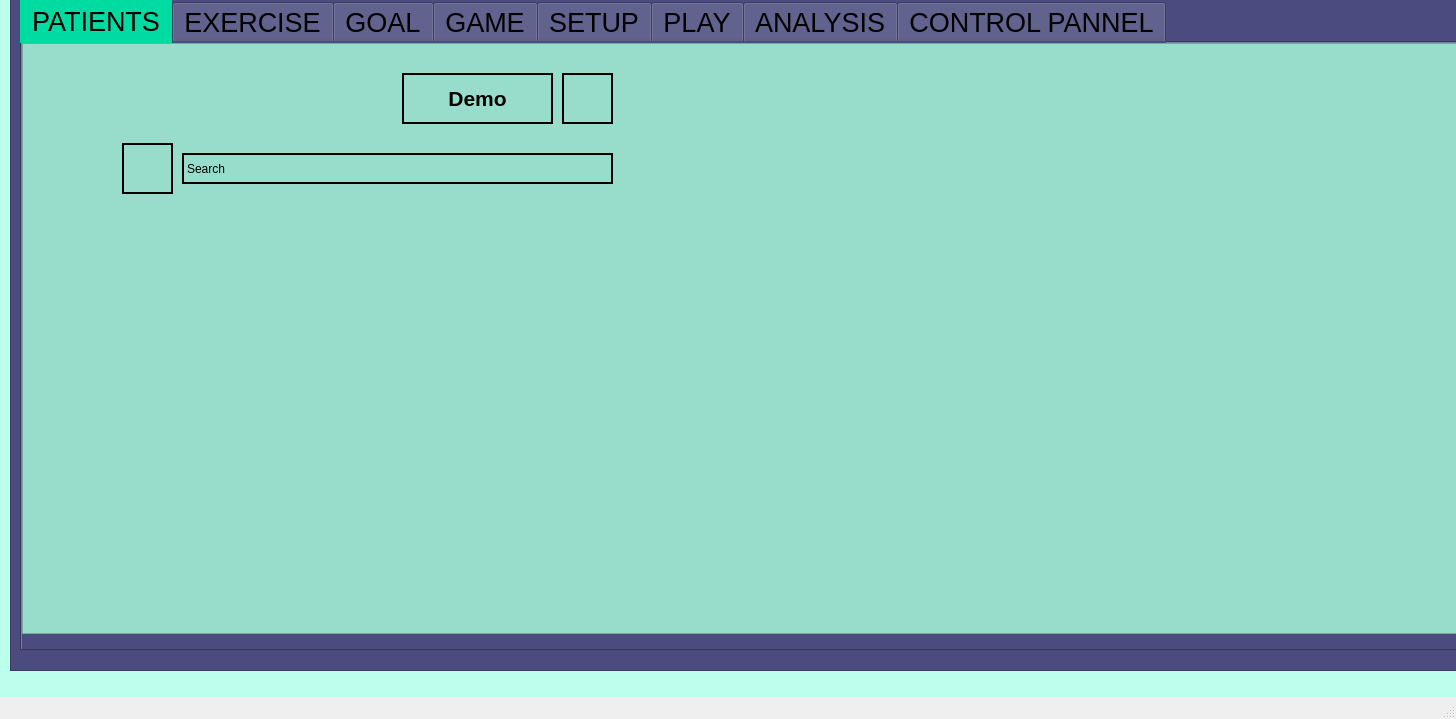
<?xml version="1.0" encoding="UTF-8"?>
<ui version="4.0">
 <class>MainWindow</class>
 <widget class="QMainWindow" name="MainWindow">
  <property name="geometry">
   <rect>
    <x>0</x>
    <y>0</y>
    <width>1456</width>
    <height>719</height>
   </rect>
  </property>
  <property name="windowTitle">
   <string>MainWindow</string>
  </property>
  <property name="styleSheet">
   <string notr="true"/>
  </property>
  <widget class="QWidget" name="centralwidget">
   <property name="styleSheet">
    <string notr="true">background-color: rgb(188, 255, 236);</string>
   </property>
   <widget class="QFrame" name="frame_2">
    <property name="geometry">
     <rect>
      <x>10</x>
      <y>-10</y>
      <width>1511</width>
      <height>681</height>
     </rect>
    </property>
    <property name="styleSheet">
     <string notr="true">background-color: rgb(75, 75, 127);</string>
    </property>
    <property name="frameShape">
     <enum>QFrame::StyledPanel</enum>
    </property>
    <property name="frameShadow">
     <enum>QFrame::Raised</enum>
    </property>
    <widget class="QTabWidget" name="tabWidget2">
     <property name="geometry">
      <rect>
       <x>10</x>
       <y>10</y>
       <width>1481</width>
       <height>651</height>
      </rect>
     </property>
     <property name="font">
      <font>
       <pointsize>20</pointsize>
      </font>
     </property>
     <property name="autoFillBackground">
      <bool>false</bool>
     </property>
     <property name="styleSheet">
      <string notr="true">QtoolBox::tab{
background:blue}

QTabBar:tab:selected
{

	background-color: rgb(0, 220, 161);
}QTabBar:tab:hover{
background-color:rgb(120,120,120)}</string>
     </property>
     <property name="currentIndex">
      <number>0</number>
     </property>
     <property name="iconSize">
      <size>
       <width>32</width>
       <height>32</height>
      </size>
     </property>
     <widget class="QWidget" name="tab">
      <property name="styleSheet">
       <string notr="true">
QTabBar::tab{
color:rgb(0,0,0)
}</string>
      </property>
      <attribute name="icon">
       <iconset>
        <normaloff>icons/person_FILL0_wght700_GRAD0_opsz48.svg</normaloff>icons/person_FILL0_wght700_GRAD0_opsz48.svg</iconset>
      </attribute>
      <attribute name="title">
       <string>PATIENTS</string>
      </attribute>
      <widget class="QFrame" name="frame_6">
       <property name="geometry">
        <rect>
         <x>0</x>
         <y>0</y>
         <width>1451</width>
         <height>591</height>
        </rect>
       </property>
       <property name="font">
        <font>
         <pointsize>17</pointsize>
         <bold>true</bold>
        </font>
       </property>
       <property name="styleSheet">
        <string notr="true">background-color: rgb(152, 221, 203);</string>
       </property>
       <property name="frameShape">
        <enum>QFrame::StyledPanel</enum>
       </property>
       <property name="frameShadow">
        <enum>QFrame::Raised</enum>
       </property>
       <widget class="QPushButton" name="pushButton">
        <property name="geometry">
         <rect>
          <x>540</x>
          <y>30</y>
          <width>51</width>
          <height>51</height>
         </rect>
        </property>
        <property name="styleSheet">
         <string notr="true">border:2px solid black;</string>
        </property>
        <property name="text">
         <string/>
        </property>
        <property name="icon">
         <iconset>
          <normaloff>icons/person_add_FILL0_wght700_GRAD0_opsz48.svg</normaloff>icons/person_add_FILL0_wght700_GRAD0_opsz48.svg</iconset>
        </property>
        <property name="iconSize">
         <size>
          <width>32</width>
          <height>32</height>
         </size>
        </property>
       </widget>
       <widget class="QPushButton" name="pushButton_2">
        <property name="geometry">
         <rect>
          <x>380</x>
          <y>30</y>
          <width>151</width>
          <height>51</height>
         </rect>
        </property>
        <property name="font">
         <font>
          <pointsize>16</pointsize>
          <bold>true</bold>
         </font>
        </property>
        <property name="styleSheet">
         <string notr="true">
border:2px solid black;</string>
        </property>
        <property name="text">
         <string>Demo</string>
        </property>
       </widget>
       <widget class="QLabel" name="label">
        <property name="geometry">
         <rect>
          <x>160</x>
          <y>110</y>
          <width>431</width>
          <height>31</height>
         </rect>
        </property>
        <property name="styleSheet">
         <string notr="true">
color:black;
border:2px solid black;</string>
        </property>
        <property name="text">
         <string>Search</string>
        </property>
       </widget>
       <widget class="QPushButton" name="pushButton_3">
        <property name="geometry">
         <rect>
          <x>100</x>
          <y>100</y>
          <width>51</width>
          <height>51</height>
         </rect>
        </property>
        <property name="styleSheet">
         <string notr="true">border:2px solid black;</string>
        </property>
        <property name="text">
         <string/>
        </property>
        <property name="icon">
         <iconset>
          <normaloff>icons/person_search_FILL0_wght700_GRAD0_opsz48.svg</normaloff>icons/person_search_FILL0_wght700_GRAD0_opsz48.svg</iconset>
        </property>
        <property name="iconSize">
         <size>
          <width>32</width>
          <height>32</height>
         </size>
        </property>
       </widget>
      </widget>
     </widget>
     <widget class="tab1" name="tab_3">
      <property name="styleSheet">
       <string notr="true">QTabBar::tab1{
background-color:rgb(0,0,0)
}</string>
      </property>
      <attribute name="icon">
       <iconset>
        <normaloff>icons/fitness_center_FILL0_wght700_GRAD0_opsz48.svg</normaloff>icons/fitness_center_FILL0_wght700_GRAD0_opsz48.svg</iconset>
      </attribute>
      <attribute name="title">
       <string>EXERCISE</string>
      </attribute>
      <widget class="QFrame" name="frame_3">
       <property name="geometry">
        <rect>
         <x>-11</x>
         <y>-11</y>
         <width>1611</width>
         <height>491</height>
        </rect>
       </property>
       <property name="styleSheet">
        <string notr="true">background-color: rgb(254, 255, 191);</string>
       </property>
       <property name="frameShape">
        <enum>QFrame::StyledPanel</enum>
       </property>
       <property name="frameShadow">
        <enum>QFrame::Raised</enum>
       </property>
      </widget>
     </widget>
     <widget class="QWidget" name="tab_2">
      <attribute name="icon">
       <iconset>
        <normaloff>icons/data_saver_on_FILL0_wght700_GRAD0_opsz48.svg</normaloff>icons/data_saver_on_FILL0_wght700_GRAD0_opsz48.svg</iconset>
      </attribute>
      <attribute name="title">
       <string>GOAL</string>
      </attribute>
      <widget class="QFrame" name="frame_4">
       <property name="geometry">
        <rect>
         <x>-1</x>
         <y>-1</y>
         <width>1461</width>
         <height>481</height>
        </rect>
       </property>
       <property name="styleSheet">
        <string notr="true">background-color: rgb(255, 139, 148);</string>
       </property>
       <property name="frameShape">
        <enum>QFrame::StyledPanel</enum>
       </property>
       <property name="frameShadow">
        <enum>QFrame::Raised</enum>
       </property>
      </widget>
     </widget>
     <widget class="QWidget" name="tab_4">
      <attribute name="icon">
       <iconset>
        <normaloff>icons/stadia_controller_FILL0_wght700_GRAD0_opsz48.svg</normaloff>icons/stadia_controller_FILL0_wght700_GRAD0_opsz48.svg</iconset>
      </attribute>
      <attribute name="title">
       <string>GAME</string>
      </attribute>
      <widget class="QFrame" name="frame_5">
       <property name="geometry">
        <rect>
         <x>-1</x>
         <y>-1</y>
         <width>1451</width>
         <height>471</height>
        </rect>
       </property>
       <property name="styleSheet">
        <string notr="true">background-color: rgb(249, 193, 160);</string>
       </property>
       <property name="frameShape">
        <enum>QFrame::StyledPanel</enum>
       </property>
       <property name="frameShadow">
        <enum>QFrame::Raised</enum>
       </property>
      </widget>
     </widget>
     <widget class="QWidget" name="tab_5">
      <attribute name="icon">
       <iconset>
        <normaloff>icons/settings_FILL0_wght700_GRAD0_opsz48.svg</normaloff>icons/settings_FILL0_wght700_GRAD0_opsz48.svg</iconset>
      </attribute>
      <attribute name="title">
       <string>SETUP</string>
      </attribute>
      <widget class="QFrame" name="frame_7">
       <property name="geometry">
        <rect>
         <x>-31</x>
         <y>-1</y>
         <width>1481</width>
         <height>481</height>
        </rect>
       </property>
       <property name="styleSheet">
        <string notr="true">background-color: rgb(183, 246, 175);</string>
       </property>
       <property name="frameShape">
        <enum>QFrame::StyledPanel</enum>
       </property>
       <property name="frameShadow">
        <enum>QFrame::Raised</enum>
       </property>
      </widget>
     </widget>
     <widget class="QWidget" name="tab_6">
      <attribute name="icon">
       <iconset>
        <normaloff>icons/play_arrow_FILL0_wght700_GRAD0_opsz48.svg</normaloff>icons/play_arrow_FILL0_wght700_GRAD0_opsz48.svg</iconset>
      </attribute>
      <attribute name="title">
       <string>PLAY</string>
      </attribute>
      <widget class="QFrame" name="frame_8">
       <property name="geometry">
        <rect>
         <x>-31</x>
         <y>-1</y>
         <width>1481</width>
         <height>481</height>
        </rect>
       </property>
       <property name="styleSheet">
        <string notr="true">background-color: rgb(195, 165, 228);
</string>
       </property>
       <property name="frameShape">
        <enum>QFrame::StyledPanel</enum>
       </property>
       <property name="frameShadow">
        <enum>QFrame::Raised</enum>
       </property>
      </widget>
     </widget>
     <widget class="QWidget" name="tab_7">
      <attribute name="icon">
       <iconset>
        <normaloff>icons/analytics_FILL0_wght700_GRAD0_opsz48.svg</normaloff>icons/analytics_FILL0_wght700_GRAD0_opsz48.svg</iconset>
      </attribute>
      <attribute name="title">
       <string>ANALYSIS</string>
      </attribute>
      <widget class="QFrame" name="frame_9">
       <property name="geometry">
        <rect>
         <x>-21</x>
         <y>0</y>
         <width>1341</width>
         <height>471</height>
        </rect>
       </property>
       <property name="styleSheet">
        <string notr="true">background-color: rgb(255, 198, 233);</string>
       </property>
       <property name="frameShape">
        <enum>QFrame::StyledPanel</enum>
       </property>
       <property name="frameShadow">
        <enum>QFrame::Raised</enum>
       </property>
      </widget>
     </widget>
     <widget class="QWidget" name="tab_8">
      <attribute name="icon">
       <iconset>
        <normaloff>icons/admin_panel_settings_FILL0_wght700_GRAD0_opsz48.svg</normaloff>icons/admin_panel_settings_FILL0_wght700_GRAD0_opsz48.svg</iconset>
      </attribute>
      <attribute name="title">
       <string>CONTROL PANNEL</string>
      </attribute>
      <widget class="QFrame" name="frame_10">
       <property name="geometry">
        <rect>
         <x>-1</x>
         <y>-1</y>
         <width>1441</width>
         <height>601</height>
        </rect>
       </property>
       <property name="styleSheet">
        <string notr="true">background-color: rgb(177, 255, 171);</string>
       </property>
       <property name="frameShape">
        <enum>QFrame::StyledPanel</enum>
       </property>
       <property name="frameShadow">
        <enum>QFrame::Raised</enum>
       </property>
      </widget>
     </widget>
    </widget>
   </widget>
  </widget>
  <widget class="QStatusBar" name="statusbar"/>
 </widget>
 <customwidgets>
  <customwidget>
   <class>tab1</class>
   <extends>QWidget</extends>
   <header location="global">tab1.h</header>
   <container>1</container>
  </customwidget>
 </customwidgets>
 <resources/>
 <connections/>
</ui>
